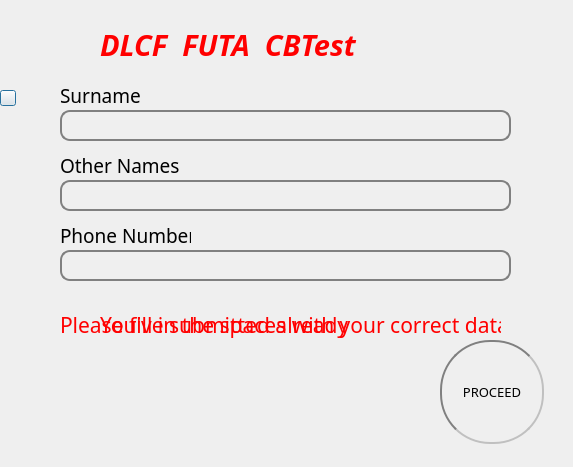
<?xml version="1.0" encoding="UTF-8"?>
<ui version="4.0">
 <class>LoginDialog</class>
 <widget class="QDialog" name="LoginDialog">
  <property name="geometry">
   <rect>
    <x>0</x>
    <y>0</y>
    <width>573</width>
    <height>467</height>
   </rect>
  </property>
  <property name="windowTitle">
   <string>Dialog</string>
  </property>
  <widget class="QLabel" name="label_5">
   <property name="geometry">
    <rect>
     <x>60</x>
     <y>310</y>
     <width>441</width>
     <height>31</height>
    </rect>
   </property>
   <property name="font">
    <font>
     <family>Papyrus</family>
     <pointsize>16</pointsize>
     <weight>50</weight>
     <italic>false</italic>
     <bold>false</bold>
    </font>
   </property>
   <property name="text">
    <string>&lt;html&gt;&lt;head/&gt;&lt;body&gt;&lt;p&gt;&lt;span style=&quot; color:#ff0000;&quot;&gt;Please fill in the spaces with your correct data&lt;/span&gt;&lt;/p&gt;&lt;/body&gt;&lt;/html&gt;</string>
   </property>
  </widget>
  <widget class="QLabel" name="passwordLabel">
   <property name="geometry">
    <rect>
     <x>60</x>
     <y>150</y>
     <width>121</width>
     <height>31</height>
    </rect>
   </property>
   <property name="font">
    <font>
     <family>Papyrus</family>
     <pointsize>14</pointsize>
    </font>
   </property>
   <property name="text">
    <string>Other Names</string>
   </property>
  </widget>
  <widget class="QLabel" name="label_2">
   <property name="geometry">
    <rect>
     <x>10</x>
     <y>30</y>
     <width>621</width>
     <height>431</height>
    </rect>
   </property>
   <property name="styleSheet">
    <string notr="true">background-image: url(:/images/img/images.jpeg);
background-repeat:no-repeat;
opacity:0.3</string>
   </property>
   <property name="text">
    <string/>
   </property>
  </widget>
  <widget class="QPushButton" name="pushButton">
   <property name="geometry">
    <rect>
     <x>0</x>
     <y>90</y>
     <width>16</width>
     <height>16</height>
    </rect>
   </property>
   <property name="text">
    <string/>
   </property>
  </widget>
  <widget class="QLabel" name="usernameLabel">
   <property name="geometry">
    <rect>
     <x>60</x>
     <y>80</y>
     <width>111</width>
     <height>31</height>
    </rect>
   </property>
   <property name="font">
    <font>
     <family>Papyrus</family>
     <pointsize>14</pointsize>
    </font>
   </property>
   <property name="text">
    <string>Surname</string>
   </property>
  </widget>
  <widget class="QLineEdit" name="lineEdit">
   <property name="geometry">
    <rect>
     <x>60</x>
     <y>180</y>
     <width>451</width>
     <height>31</height>
    </rect>
   </property>
   <property name="font">
    <font>
     <pointsize>14</pointsize>
     <weight>75</weight>
     <bold>true</bold>
    </font>
   </property>
   <property name="styleSheet">
    <string notr="true">QLineEdit {
opacity: 1;
border: 2px solid gray;
border-radius: 10px;
padding: 0 8px;
background-color: transparent;}</string>
   </property>
   <property name="echoMode">
    <enum>QLineEdit::Normal</enum>
   </property>
  </widget>
  <widget class="QPushButton" name="pushButton_2">
   <property name="geometry">
    <rect>
     <x>440</x>
     <y>340</y>
     <width>104</width>
     <height>104</height>
    </rect>
   </property>
   <property name="font">
    <font>
     <family>Papyrus</family>
     <pointsize>10</pointsize>
     <weight>50</weight>
     <italic>false</italic>
     <bold>false</bold>
    </font>
   </property>
   <property name="styleSheet">
    <string notr="true">QPushButton{
border: 2px solid gray;
border-radius: 50px;
border-style: inset;
max-width:100px;
max-height:100px;
min-width:100px;
min-height:100px;}
QPushButton:pressed{
background-color:black;
border-style: inset;
border: 2px solid gray;
border-radius: 10px;
}
QPushButton:hover{
background-color:grey;
border-style: inset;
}
</string>
   </property>
   <property name="text">
    <string>PROCEED</string>
   </property>
  </widget>
  <widget class="QLabel" name="label">
   <property name="geometry">
    <rect>
     <x>100</x>
     <y>20</y>
     <width>391</width>
     <height>51</height>
    </rect>
   </property>
   <property name="font">
    <font>
     <family>Papyrus</family>
     <pointsize>22</pointsize>
     <weight>50</weight>
     <italic>false</italic>
     <bold>false</bold>
    </font>
   </property>
   <property name="text">
    <string>&lt;!DOCTYPE HTML PUBLIC &quot;-//W3C//DTD HTML 4.0//EN&quot; &quot;http://www.w3.org/TR/REC-html40/strict.dtd&quot;&gt;
&lt;html&gt;&lt;head&gt;&lt;meta name=&quot;qrichtext&quot; content=&quot;1&quot; /&gt;&lt;style type=&quot;text/css&quot;&gt;
p, li { white-space: pre-wrap; }
&lt;/style&gt;&lt;/head&gt;&lt;body style=&quot; font-family:'Papyrus'; font-size:22pt; font-weight:400; font-style:normal;&quot;&gt;
&lt;p align=&quot;justify&quot; style=&quot; margin-top:12px; margin-bottom:12px; margin-left:0px; margin-right:0px; -qt-block-indent:0; text-indent:0px;&quot;&gt;&lt;span style=&quot; font-weight:600; font-style:italic; color:#ff0000;&quot;&gt;DLCF  FUTA  CBTest &lt;/span&gt;&lt;/p&gt;&lt;/body&gt;&lt;/html&gt;</string>
   </property>
  </widget>
  <widget class="QLineEdit" name="lineEdit_2">
   <property name="geometry">
    <rect>
     <x>60</x>
     <y>110</y>
     <width>451</width>
     <height>31</height>
    </rect>
   </property>
   <property name="font">
    <font>
     <pointsize>14</pointsize>
     <weight>75</weight>
     <bold>true</bold>
    </font>
   </property>
   <property name="styleSheet">
    <string notr="true">QLineEdit {
border: 2px solid gray;
border-radius: 10px;
padding: 0 8px;
background-color: transparent;
}</string>
   </property>
  </widget>
  <widget class="QLineEdit" name="lineEdit_3">
   <property name="geometry">
    <rect>
     <x>60</x>
     <y>250</y>
     <width>451</width>
     <height>31</height>
    </rect>
   </property>
   <property name="font">
    <font>
     <pointsize>14</pointsize>
     <weight>75</weight>
     <bold>true</bold>
    </font>
   </property>
   <property name="styleSheet">
    <string notr="true">QLineEdit {
opacity: 1;
border: 2px solid gray;
border-radius: 10px;
padding: 0 8px;
background-color: transparent;}</string>
   </property>
   <property name="echoMode">
    <enum>QLineEdit::Normal</enum>
   </property>
  </widget>
  <widget class="QLabel" name="passwordLabel_2">
   <property name="geometry">
    <rect>
     <x>60</x>
     <y>220</y>
     <width>131</width>
     <height>31</height>
    </rect>
   </property>
   <property name="font">
    <font>
     <family>Papyrus</family>
     <pointsize>14</pointsize>
    </font>
   </property>
   <property name="text">
    <string>Phone Number</string>
   </property>
  </widget>
  <widget class="QLabel" name="label_6">
   <property name="geometry">
    <rect>
     <x>100</x>
     <y>310</y>
     <width>441</width>
     <height>31</height>
    </rect>
   </property>
   <property name="font">
    <font>
     <family>Papyrus</family>
     <pointsize>16</pointsize>
     <weight>50</weight>
     <italic>false</italic>
     <bold>false</bold>
    </font>
   </property>
   <property name="text">
    <string>&lt;html&gt;&lt;head/&gt;&lt;body&gt;&lt;p&gt;&lt;span style=&quot; color:#ff0000;&quot;&gt;You've submitted already&lt;/span&gt;&lt;/p&gt;&lt;/body&gt;&lt;/html&gt;</string>
   </property>
  </widget>
  <zorder>label_2</zorder>
  <zorder>label_5</zorder>
  <zorder>passwordLabel</zorder>
  <zorder>pushButton</zorder>
  <zorder>usernameLabel</zorder>
  <zorder>lineEdit</zorder>
  <zorder>pushButton_2</zorder>
  <zorder>label</zorder>
  <zorder>lineEdit_2</zorder>
  <zorder>lineEdit_3</zorder>
  <zorder>passwordLabel_2</zorder>
  <zorder>label_6</zorder>
 </widget>
 <resources/>
 <connections/>
</ui>
